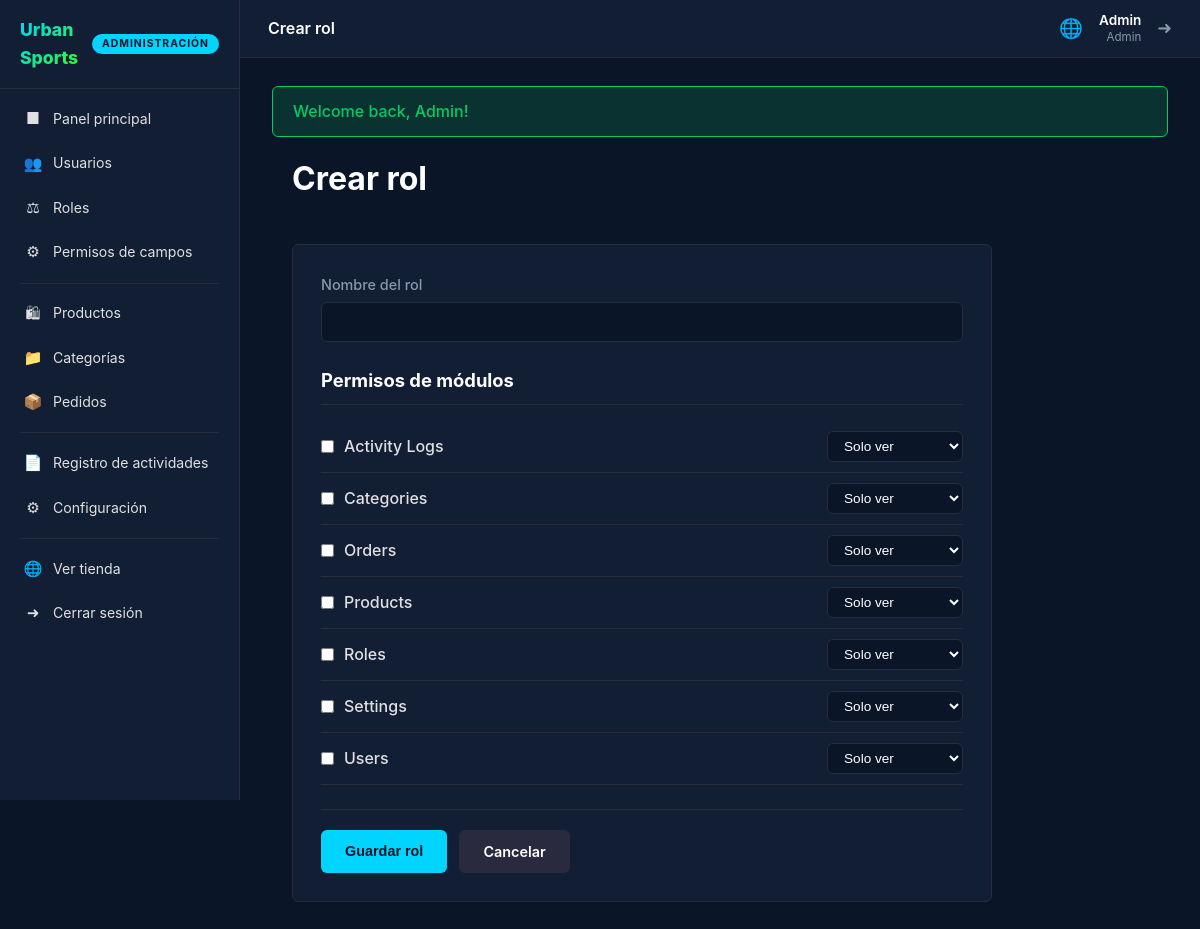
/admin/roles/create (signed in), run on the app's committed database.
### tables this page shows
CREATE TABLE permissions (
    id            INT UNSIGNED AUTO_INCREMENT PRIMARY KEY,
    module_name   VARCHAR(100)   NOT NULL UNIQUE,
    display_name  VARCHAR(200)   NOT NULL,
    description   TEXT           NULL DEFAULT NULL,
    created_at    TIMESTAMP      NOT NULL DEFAULT CURRENT_TIMESTAMP
);

### app/Controllers/Admin/RoleController.php (called while the page is built, shortened)
<?php
class RoleController extends Controller
{
    public function create(): void
    {
        $modules = Permission::getAllModules();
        $permissionLevels = ['view' => 'Solo ver', 'modify' => 'Ver y modificar'];
        $this->view('admin/roles/create', [
            'modules' => $modules,
            'permissionLevels' => $permissionLevels,
            'title' => 'Crear rol',
        ], 'admin');
    }
}

### public/index.php (called while the page is built, shortened)
<?php
require_once __DIR__ . '/../config/env.php';
require_once __DIR__ . '/../config/database.php';
require_once __DIR__ . '/../app/Helpers/functions.php';
$router = new Router();
$router->dispatch($_SERVER['REQUEST_METHOD'], $_SERVER['REQUEST_URI'] ?? '/');

### app/Helpers/functions.php (called while the page is built, shortened)
<?php
function escape(string $value): string
{
    return htmlspecialchars($value, ENT_QUOTES, 'UTF-8');
}
function old(string $key, string $default = ''): string
{
    $oldInput = Session::get('old_input', []);
    return $oldInput[$key] ?? $_POST[$key] ?? $default;
}
function url(string $path = ''): string
{
    return APP_URL . '/' . ltrim($path, '/');
}

### app/Core/Session.php (called while the page is built, shortened)
<?php
class Session
{
    public static function get(string $key, mixed $default = null): mixed
    {
        return $_SESSION[$key] ?? $default;
    }
}

### app/Core/Database.php (called while the page is built, shortened)
<?php
class Database
{
    private static ?Database $instance = null;
    private PDO $pdo;
    private function __construct()
    {
        $dsn = sprintf(
            'mysql:host=%s;port=%s;dbname=%s;charset=%s',
            DB_HOST,
            DB_PORT,
            DB_NAME,
            DB_CHARSET
        );
        try {
            $this->pdo = new PDO($dsn, DB_USER, DB_PASS, [
                PDO::ATTR_ERRMODE => PDO::ERRMODE_EXCEPTION,
                PDO::ATTR_DEFAULT_FETCH_MODE => PDO::FETCH_ASSOC,
                PDO::ATTR_EMULATE_PREPARES => false,
            ]);
        } catch (PDOException $e) {
            throw new \RuntimeException('Database connection failed: ' . $e->getMessage(), 0, $e);
        }
    }
    public static function getInstance(): self
    {
        if (self::$instance === null) {
            self::$instance = new self();
        }
        return self::$instance;
    }
    public function query(string $sql, array $params = []): \PDOStatement
    {
        $stmt = $this->pdo->prepare($sql);
        $stmt->execute($params);
        return $stmt;
    }
    public function fetchAll(string $sql, array $params = []): array
    {
        return $this->query($sql, $params)->fetchAll();
    }
}

### app/Helpers/Permission.php (called while the page is built, shortened)
<?php
class Permission
{
    public static function getAllModules(): array
    {
        $db = Database::getInstance();
        return $db->fetchAll(
            "SELECT id, module_name, display_name
             FROM permissions
             ORDER BY display_name"
        );
    }
}

### app/Views/admin/roles/create.php (the view, shortened to what this page needs)
<div class="container">
    <div class="page-header">
        <h1>Crear rol</h1>
    </div>
    <form action="<?= url('admin/roles') ?>" method="post" class="form-card">
        <div class="form-group">
            <label for="name">Nombre del rol</label>
            <input type="text" name="name" id="name" value="<?= escape(old('name')) ?>" required>
        </div>
        <h2>Permisos de módulos</h2>
        <?php if (!empty($modules)): ?>
            <?php foreach ($modules as $module): ?>
                <div class="module-row">
                    <label class="checkbox-label">
                        <input type="checkbox" name="modules[]" value="<?= escape($module['module_name']) ?>">
                        <?= escape($module['display_name']) ?>
                    </label>
                    <div class="level-select">
                        <select name="permissions[<?= escape($module['module_name']) ?>]">
                            <?php foreach ($permissionLevels as $value => $label): ?>
                                <option value="<?= $value ?>"><?= $label ?></option>
                            <?php endforeach; ?>
                        </select>
                    </div>
                </div>
            <?php endforeach; ?>
        <?php else: ?>
            <p class="empty">No hay módulos disponibles.</p>
        <?php endif; ?>
        <div class="form-actions">
            <button type="submit" class="btn btn-primary">Guardar rol</button>
            <a href="<?= url('admin/roles') ?>" class="btn btn-secondary">Cancelar</a>
        </div>
    </form>
</div>

### app/Core/Router.php (shortened to what this page needs)
<?php
class Router
{
    private array $routes = [];
    private function addRoute(string $method, string $uri, array $action, array $middleware): void
    {
        $pattern = preg_replace('/\{(\w+)\}/', '(?P<$1>[^/]+)', $uri);
        $pattern = '#^' . $pattern . '$#';
        $this->routes[] = [
            'method' => $method,
            'pattern' => $pattern,
            'action' => $action,
            'middleware' => $middleware,
        ];
    }
    public function dispatch(string $method, string $queryString): void
    {
        $uri = $this->parseUri($queryString);
        foreach ($this->routes as $route) {
            if ($route['method'] !== $method) {
                continue;
            }
            if (preg_match($route['pattern'], $uri, $matches)) {
                $params = array_filter($matches, 'is_string', ARRAY_FILTER_USE_KEY);
                [$controllerClass, $methodName] = $route['action'];
                $controller = new $controllerClass();
                $controller->$methodName(...$params);
                return;
            }
        }
    }
    private function parseUri(string $uri): string
    {
        $path = parse_url($uri, PHP_URL_PATH);
        return $path;
    }
}

### public/assets/css/app.css (style rules this page uses)
:root { --navy: #0a1628; --navy-light: #121e34; --gray: #2a2a3e; --gray-light: #3a3a4e; --cyan: #00d4ff; --orange: #ff6b00; --lime: #39ff14; --white: #ffffff; --text: #e0e0e0; --text-muted: #8899aa; --danger: #ff4444; --success: #00cc66; --radius: 6px; }
* { margin: 0; padding: 0; box-sizing: border-box; }
body { font-family: -apple-system, BlinkMacSystemFont, 'Segoe UI', Roboto, sans-serif; background: var(--navy); color: var(--text); line-height: 1.6; min-height: 100vh; }
a { color: var(--cyan); text-decoration: none; }
h1, h2, h3 { color: var(--white); }
.container { max-width: 1100px; margin: 0 auto; padding: 0 20px; }
.btn { display: inline-block; padding: 10px 24px; border-radius: var(--radius); font-weight: 600; font-size: 0.9rem; border: none; cursor: pointer; transition: all 0.2s; text-align: center; }
.btn-primary { background: var(--cyan); color: var(--navy); }
.btn-secondary { background: var(--gray); color: var(--white); }
.page-header { display: flex; align-items: center; justify-content: space-between; margin-bottom: 24px; }
.page-header h1 { margin-bottom: 0; }
.form-group { margin-bottom: 18px; }
.form-group label { display: block; margin-bottom: 6px; font-size: 0.9rem; color: var(--text-muted); font-weight: 500; }
.form-card { background: var(--navy-light); border: 1px solid var(--gray); border-radius: var(--radius); padding: 28px; max-width: 700px; }
.form-card h2 { font-size: 1.15rem; margin: 24px 0 16px; padding-bottom: 8px; border-bottom: 1px solid var(--gray); }
.form-group input { width: 100%; padding: 10px 14px; background: var(--navy); border: 1px solid var(--gray); border-radius: var(--radius); color: var(--white); font-size: 1rem; transition: border-color 0.2s; }
.module-row { display: flex; align-items: center; justify-content: space-between; padding: 10px 0; border-bottom: 1px solid var(--gray); }
.checkbox-label { display: flex; align-items: center; gap: 10px; cursor: pointer; color: var(--text); font-weight: 500; }
.checkbox-label input[type="checkbox"] { width: auto; accent-color: var(--cyan); }
.level-select select { padding: 6px 12px; background: var(--navy); border: 1px solid var(--gray); border-radius: var(--radius); color: var(--white); font-size: 0.85rem; cursor: pointer; }
.form-actions { display: flex; gap: 12px; margin-top: 24px; padding-top: 20px; border-top: 1px solid var(--gray); }
.admin-main h1 { margin-bottom: 16px; }

### data on the page
permissions: display_name "Activity Logs", module_name "Solo ver"
permissions: display_name "Categories", module_name "Solo ver"
permissions: display_name "Orders", module_name "Solo ver"
permissions: display_name "Products", module_name "Solo ver"
permissions: display_name "Roles", module_name "Solo ver"
permissions: display_name "Settings", module_name "Solo ver"
permissions: display_name "Users", module_name "Solo ver"
